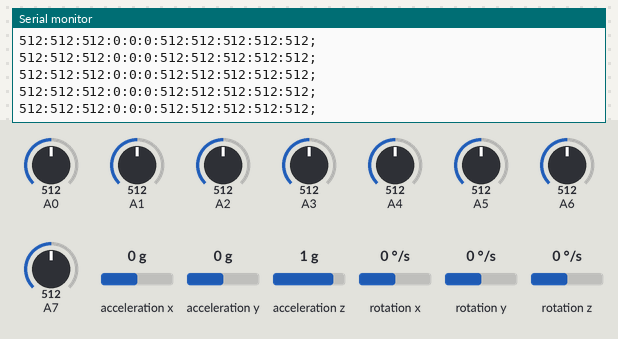
This sketch was run on a simulated Arduino Uno, built with avr-gcc and run on an emulated ATmega328P. Shown: the last lines printed to the serial monitor. The inputs (shaded band) are chosen by the test bench; at power-on: A0 = 512, A1 = 512, A2 = 512, A3 = 512, A4 = 512, A5 = 512, A6 = 512, A7 = 512, acceleration x 0 g, acceleration y 0 g, acceleration z 1 g, rotation x 0 °/s, rotation y 0 °/s, rotation z 0 °/s.

Above: at 4.2 s.
4.3 s: A0 set to 109
At 4.35 s:
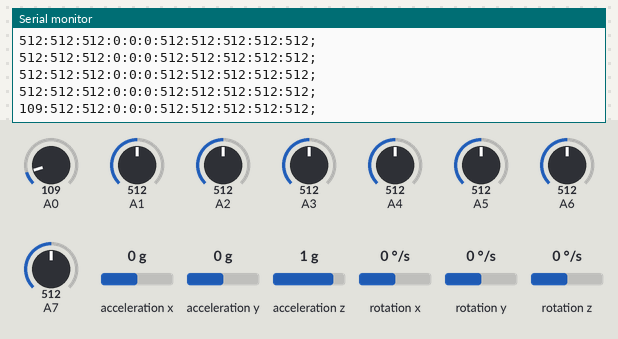
5.8 s: A0 set to 93
At 5.82 s:
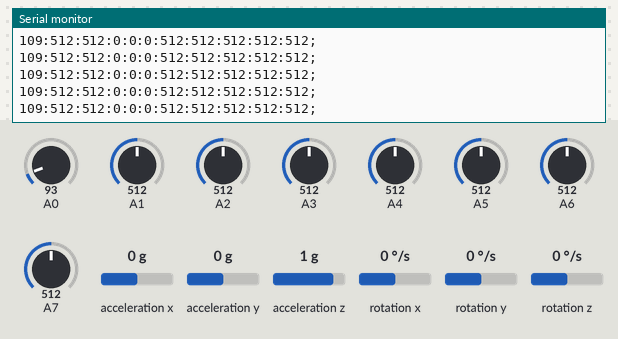
Timing chart, 0 to 8.8 s (numbered marks = the images above; inputs shaded):
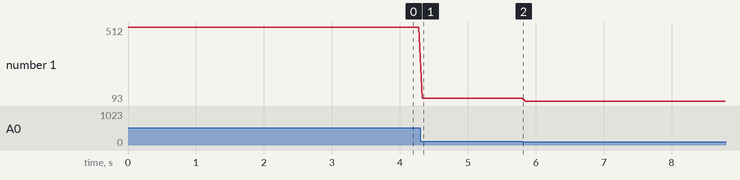

The sketch:

Bluetooth_Conn.ino
```cpp
//#define SCL_PIN 7
//#define SCL_PORT PORTD
//#define SDA_PIN 6
//#define SDA_PORT PORTD

// Biblioteca utilizada no I2C (Definido na biblioteca MPU6050)
//#include <SoftI2CMaster.h>
//#include <SoftWire.h>

// Biblioteca com as funcoes basicas do MPU6050
#include <MPU6050.h>

// Criando uma referencia ao tipo do MPU6050
MPU6050 mpu;

int bootou = 0;

// Timers
unsigned long timer = 0;
float timeStep = 0.05;
// float timeStep = 0.01;

// Pitch(y), Roll(x) and Yaw(z) values
float pitch = 0;
float roll = 0;
float yaw = 0;

// Biblioteca de serial em outras portas
#include <SoftwareSerial.h>

int bluetoothTx = 2;
int bluetoothRx = 3;

// Cria objeto para I2C (Definido na biblioteca MPU6050)
//SoftWire Wire = SoftWire();

// Cria objeto para outra serial
SoftwareSerial bluetooth(bluetoothTx,bluetoothRx);

int incomingByte = 0;
int desligaConfig = 0;

// Caso o pino A0 estiver desligado e 0x68,
// caso estiver ligado vira 0x69;
const int MPU = 0x68;

// Obtem informações acelerometro, giroscopio e temperatura
int AcX,AcY,AcZ,Tmp, GyX,GyY,GyZ;


void DefineMaster(){
    // Colocando atraso no modulo
    delay(3000);
    // Resetando o modulo
    Serial.write("R,1");
    // Atraso
    delay(3000);
    // Entrando no modo de comandos
    Serial.write("$$$");
    //Atraso
    delay(3000);
    // Habilitando modo de pareamentro
    Serial.write("SM,6");

}

void bootando(){
  // #### Definicoes Giroscopio ####

  // Initialize MPU6050
  while(!mpu.begin(MPU6050_SCALE_2000DPS, MPU6050_RANGE_2G))
  {
    Serial.println("Could not find a valid MPU6050 sensor, check wiring!");
    delay(500);
  }

  // Calibrate gyroscope. The calibration must be at rest.
  // If you don't want calibrate, comment this line.
  mpu.calibrateGyro();
}

void setup() {
  // Inicializa a comunicacao Serial com baud Rate 9600bps
  Serial.begin(57600);

  // ### Inicio ligar I2C ###
  //Wire.begin();
  //Wire.beginTransmission(MPU);
  //Wire.write(0x6B);

  // Inicializando o MPU-6050
  //Wire.write(0);
  //Wire.endTransmission(true);
  // ### Fim ligacao I2C ###


  // #### Definicoes Giroscopio ####

  // Initialize MPU6050
  while(!mpu.begin(MPU6050_SCALE_2000DPS, MPU6050_RANGE_2G))
  {
    Serial.println("Could not find a valid MPU6050 sensor, check wiring!");
    delay(500);
  }

  // Calibrate gyroscope. The calibration must be at rest.
  // If you don't want calibrate, comment this line.
  mpu.calibrateGyro();

  // Set threshold sensivty. Default 3.
  // If you don't want use threshold, comment this line or set 0.
  // mpu.setThreshold(3);
  // #### Fim definicoes Giroscopio ####


  // ### Inicio definicoes bluetooth ###
  // Altera velocidade de comunicacao default do modulo bluetooth
/*  bluetooth.begin(115200);  // The Bluetooth Mate defaults to 115200bps
  bluetooth.print("$");  // Print three times individually
  bluetooth.print("$");
  bluetooth.print("$");  // Enter command mode
  delay(100);  // Short delay, wait for the Mate to send back CMD
  bluetooth.println("U,9600,N");  // Temporarily Change the baudrate to 9600, no parity
  */
  // 115200 can be too fast at times for NewSoftSerial to relay the data reliably
  bluetooth.begin(57600);  // Start bluetooth serial at 9600
  // ### Fim definicoes bluetooth ###
}

void loop() {
  /*
   * Obtem valores do ADC e proveniente de outros protocolos
   * (I2C) para montar uma string contendo os dados e separados por :
   * e encerrado por ;
   * modelo:
   *
   * posX:posY:posZ:rotX:RotY,RotZ:Dedo1:Dedo2:Dedo3:Dedo4:Dedo5;
   */

   if(bootou == 0){
      bootando();
      bootou = 1;
   }

  // Pega o tempo para o calculo do giroscopio
  timer = millis();

  // Read normalized values
  Vector norm = mpu.readNormalizeGyro();

  // Calculate Pitch, Roll and Yaw
  pitch = pitch + norm.YAxis * timeStep;
  roll = roll + norm.XAxis * timeStep;
  yaw = yaw + norm.ZAxis * timeStep;

  // Limitando eixos ate 360
  // Limitando Pitch
  if(pitch < 0){ pitch =360; }
  else if(pitch > 360){ pitch =0; }

  // Limitando Roll
  if(roll < 0){ roll =360; }
  else if(roll > 360){ roll =0; }
  // Limitando Yaw
  if(yaw < 0){ yaw =360; }
  else if(yaw > 360){ yaw =0; }

  // Transformando em valores de 0 a 1023
  // Transformando roll
  int rollT = (int)(roll * 2.84166);
  // Transformando pitch
  int pitchT = (int)(pitch * 2.84166);
  // Transformando yaw
  int yawT = (int)(yaw * 2.84166);

  // Iniciando captura valores do MPU-6050
  //Wire.beginTransmission(MPU);
  //Wire.write(0x3B);
  //Wire.endTransmission(false);

  //Solicita os dados do sensor
 // Wire.requestFrom(MPU,14,true);

  //Armazena o valor dos sensores nas variaveis correspondentes
  //AcX=Wire.read()<<8|Wire.read(); //0x3B (ACCEL_XOUT_H) & 0x3C (ACCEL_XOUT_L)
  //AcY=Wire.read()<<8|Wire.read(); //0x3D (ACCEL_YOUT_H) & 0x3E (ACCEL_YOUT_L)
  //AcZ=Wire.read()<<8|Wire.read(); //0x3F (ACCEL_ZOUT_H) & 0x40 (ACCEL_ZOUT_L)
  //Tmp=Wire.read()<<8|Wire.read(); //0x41 (TEMP_OUT_H) & 0x42 (TEMP_OUT_L)
  //GyX=Wire.read()<<8|Wire.read(); //0x43 (GYRO_XOUT_H) & 0x44 (GYRO_XOUT_L)
  //GyY=Wire.read()<<8|Wire.read(); //0x45 (GYRO_YOUT_H) & 0x46 (GYRO_YOUT_L)
  //GyZ=Wire.read()<<8|Wire.read(); //0x47 (GYRO_ZOUT_H) & 0x48 (GYRO_ZOUT_L)


 // GyX = 0;
 // GyY = 0;
 // GyZ = 0;

  // Le valores dos ADC's
  // Le posicoes
  int readX = analogRead(0);
  int readY = analogRead(1);
  int readZ = analogRead(2);

  // Le flex sensors para os dedos
  int dedo1 = analogRead(3);
  int dedo2 = analogRead(4);
  int dedo3 = analogRead(5);
  int dedo4 = analogRead(6);
  int dedo5 = analogRead(7);

  char Data[150];
  strcpy(Data,"");

// Posicao X,Y,Z
  // X
  char valX[5];
  sprintf(valX, "%d", readX);
  strcat(Data, valX);

  // Y
  strcat(Data,":");
  char valY[5];
  sprintf(valY, "%d", readY);
  strcat(Data, valY);

  // Z
  strcat(Data,":");
  char valZ[5];
  sprintf(valZ, "%d", readZ);
  strcat(Data, valZ);
 // strcat(Data,"0");

// Rotacao X,Y,Z
  // rotX
  strcat(Data,":");
  char rotX[5];
  sprintf(rotX, "%d", rollT);
  strcat(Data, rotX);

  // rotY
  strcat(Data,":");
  char rotY[5];
  sprintf(rotY, "%d", pitchT);
  strcat(Data, rotY);

  // rotZ
  strcat(Data,":");
  char rotZ[5];
  sprintf(rotZ, "%d", yawT);
  strcat(Data, rotZ);

// Eixos
  // Eixo 7
  strcat(Data,":");
  char flex1[5];
  sprintf(flex1, "%d", dedo1);
  strcat(Data, flex1);

  // Eixo 8
  strcat(Data,":");
  char flex2[5];
  sprintf(flex2, "%d", dedo2);
  strcat(Data, flex2);

  // Eixo 9
  strcat(Data,":");
  char flex3[5];
  sprintf(flex3, "%d", dedo3);
  strcat(Data, flex3);

  // Eixo 10
  strcat(Data,":");
  char flex4[5];
  sprintf(flex4, "%d", dedo4);
  strcat(Data, flex4);

  // Eixo 11
  strcat(Data,":");
  char flex5[5];
  sprintf(flex5, "%d", dedo5);
  strcat(Data, flex5);

  strcat(Data,";");

 Serial.println(Data);

 // Quebra de linha
// Serial.println("");

  bluetooth.print(Data);
  delay(40);
  if(bluetooth.available())  // If the bluetooth sent any characters
  {
    // Send any characters the bluetooth prints to the serial monitor
    Serial.print((char)bluetooth.read());
  }

  if(Serial.available())  // If stuff was typed in the serial monitor
  {

  /*
       char SerialRec = (char) Serial.read();
       Serial.print(SerialRec);
        if(SerialRec == 'a'){
         // Anda();
        }
        else{
          bluetooth.print(SerialRec);
         }
*/
        //  Manda os caracteres enviados pela Serial do PC para o bluetooth
        bluetooth.print((char)Serial.read());

  // Wait to full timeStep period
  delay((timeStep*1000) - (millis() - timer));
  }
}
```

Measured:
- after the input at 4.3 s, the serial monitor: prints a new line at once (image 1)
- plotted number 1: 512 → 109 after the input at 4.3 s, 109 → 93 after the input at 5.8 s
